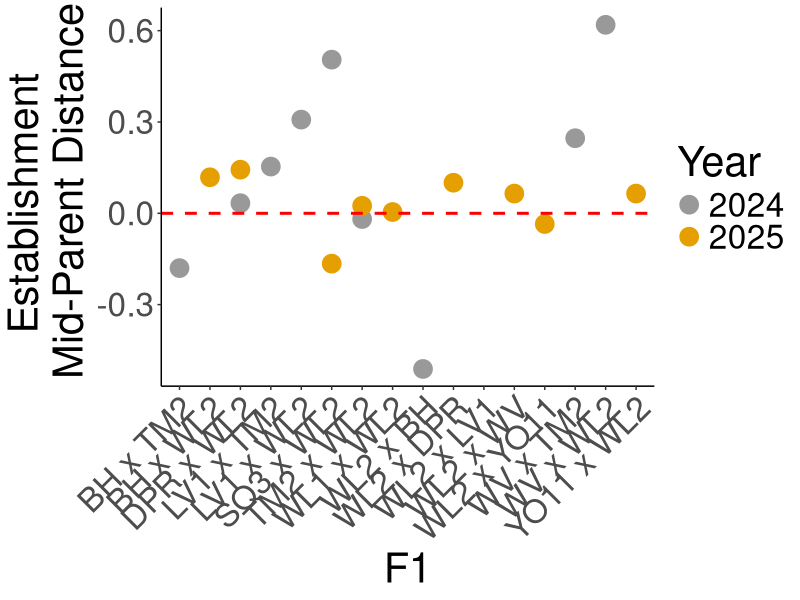
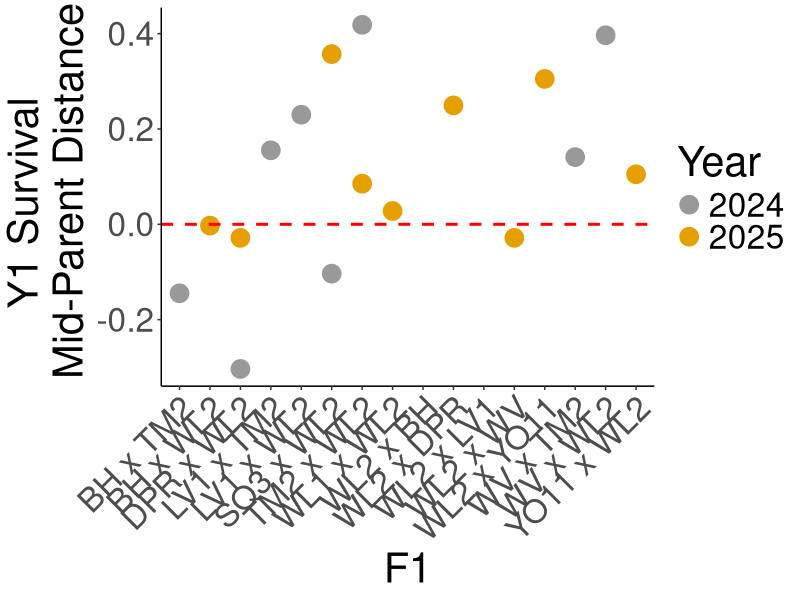
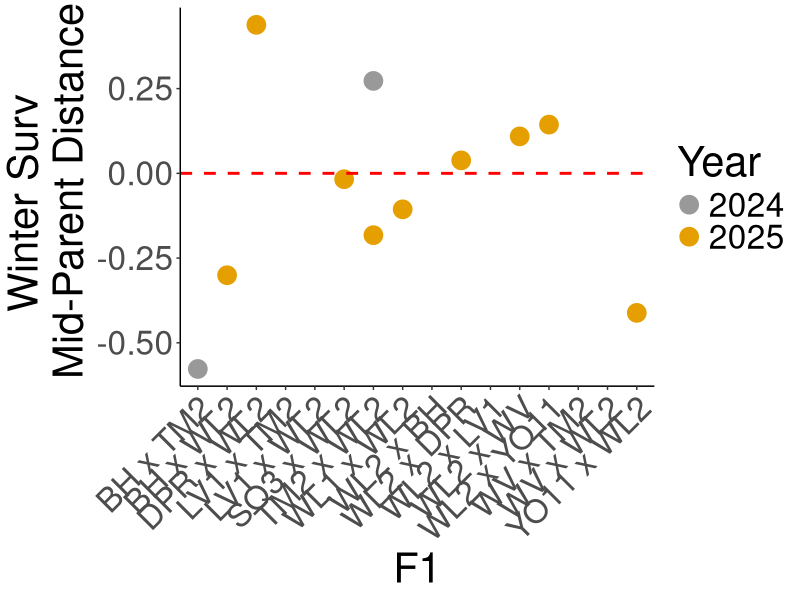
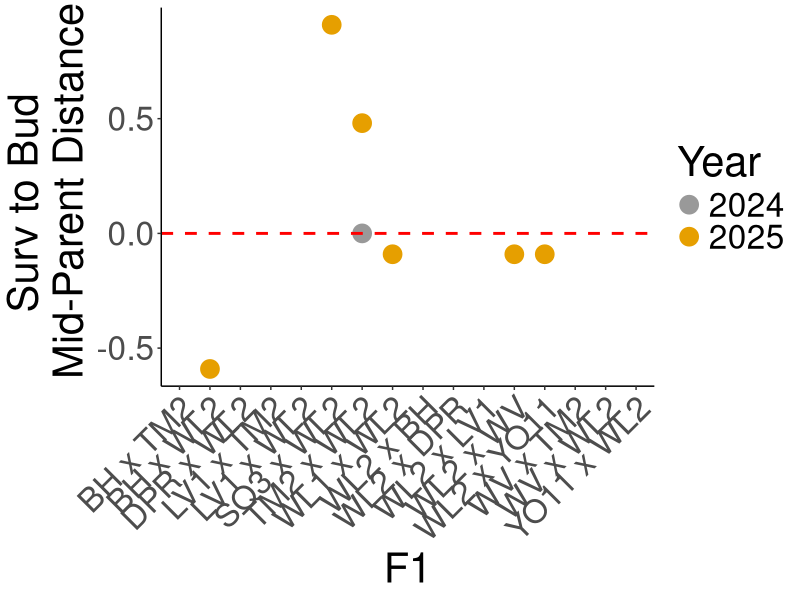
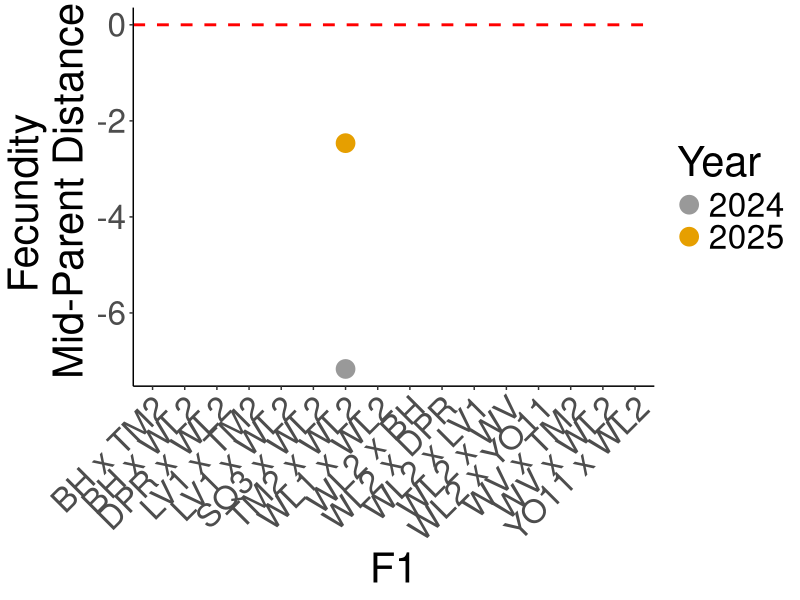
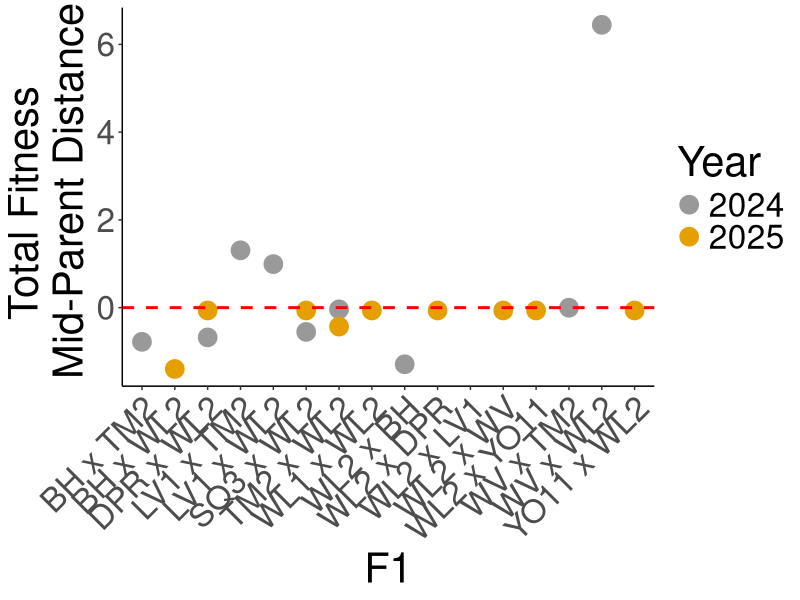
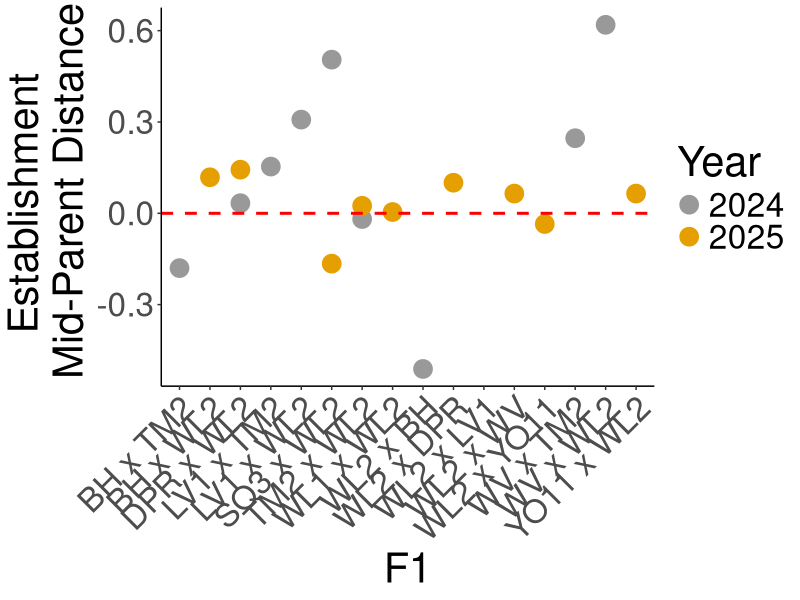
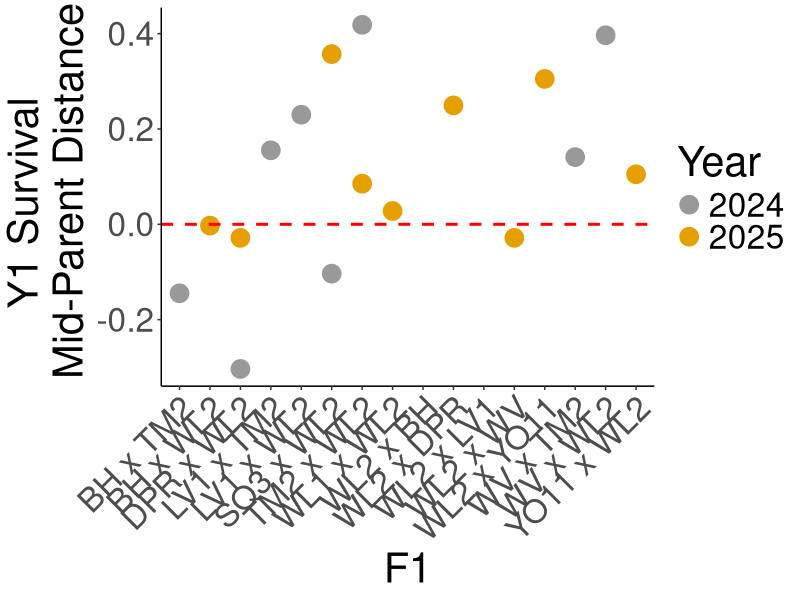

Generate these figures, in order, with R:
## ---- chunk 1
knitr::opts_chunk$set(echo = TRUE)
## ---- chunk 2
library(tidyverse)

cbPalette <- c("#999999", "#E69F00", "#56B4E9", "#009E73", "#F0E442", "#0072B2", "#D55E00", "#CC79A7")

sem <- function(x, na.rm=FALSE) {  #for calculating standard error
  sd(x,na.rm=na.rm)/sqrt(length(na.omit(x)))
} 
## ---- chunk 3
total_fit_2024 <- read_csv("../output/WL2_Traits/WL2_2024_AllFitness.csv") %>% 
  mutate(num.fruit=if_else(is.na(num.fruit) | num.fruit==0, NA, num.fruit)) %>%  #make num fruit, per-capita rep output (no 0s)
  rename(FruitsY2=num.fruit)

total_fit_2025 <- read_csv("../output/WL2_Traits/WL2_2025_AllFitness.csv")  %>% 
  mutate(FruitsY1=if_else(is.na(FruitsY1) | FruitsY1==0, NA, FruitsY1),
         FruitsY2=if_else(is.na(FruitsY2) | FruitsY2==0, NA, FruitsY2),
         TotalFruit=if_else(is.na(TotalFruit) | TotalFruit==0, NA, TotalFruit)) #make num fruit, per-capita rep output (no 0s)
## ---- chunk 4
total_fit_2024_summary <- total_fit_2024 %>% 
  rename(TotalFruit=FruitsY2) %>% 
  filter(Pop.Type!="F2") %>% 
  group_by(Pop.Type, pop) %>% 
  summarise(n=n(), meanEst=mean(Establishment, na.rm=TRUE), 
            meanY1Surv=mean(Y1Surv, na.rm=TRUE), 
            meanWintSurv=mean(WintSurv, na.rm=TRUE), 
            meanSurvtoBud=mean(SurvtoBud, na.rm=TRUE), 
            meanTotalFruit=mean(TotalFruit, na.rm=TRUE), 
            meanProbFruit=mean(ProbFruit, na.rm=TRUE), 
            meanTotalFit=mean(TotalFitness, na.rm=TRUE),
            semEst=sem(Establishment, na.rm=TRUE), 
            semY1Surv=sem(Y1Surv, na.rm=TRUE), 
            semWintSurv=sem(WintSurv, na.rm=TRUE), 
            semSurvtoBud=sem(SurvtoBud, na.rm=TRUE), 
            semTotalFruit=sem(TotalFruit, na.rm=TRUE), 
            semProbFruit=sem(ProbFruit, na.rm=TRUE), 
            semTotalFit=sem(TotalFitness, na.rm=TRUE)) %>% 
  filter(n>2) %>% 
  select(-n)
total_fit_2024_summary_parent1 <- total_fit_2024_summary %>% 
  filter(Pop.Type=="Parent") %>% 
  ungroup() %>% 
  select(-Pop.Type) %>% 
  rename_with(~ paste0(., "_Parent1"))
total_fit_2024_summary_parent2 <- total_fit_2024_summary %>% 
  filter(Pop.Type=="Parent") %>% 
  ungroup() %>% 
  select(-Pop.Type) %>% 
  rename_with(~ paste0(., "_Parent2"))

total_fit_2025_summary <- total_fit_2025 %>% 
  filter(Pop.Type!="F2") %>% 
  group_by(Pop.Type, pop.id) %>% 
  summarise(n=n(), meanEst=mean(Establishment, na.rm=TRUE), 
            meanY1Surv=mean(Y1Surv, na.rm=TRUE), 
            meanWintSurv=mean(WintSurv, na.rm=TRUE), 
            meanSurvtoBud=mean(SurvtoBud, na.rm=TRUE), 
            meanTotalFruit=mean(TotalFruit, na.rm=TRUE), 
            meanProbFruit=mean(ProbFruit, na.rm=TRUE), 
            meanTotalFit=mean(TotalFitness, na.rm=TRUE),
            semEst=sem(Establishment, na.rm=TRUE), 
            semY1Surv=sem(Y1Surv, na.rm=TRUE), 
            semWintSurv=sem(WintSurv, na.rm=TRUE), 
            semSurvtoBud=sem(SurvtoBud, na.rm=TRUE), 
            semTotalFruit=sem(TotalFruit, na.rm=TRUE), 
            semProbFruit=sem(ProbFruit, na.rm=TRUE), 
            semTotalFit=sem(TotalFitness, na.rm=TRUE)) %>% 
  filter(n>2) %>% 
  select(-n)
total_fit_2025_summary_parent1 <- total_fit_2025_summary %>% 
  filter(Pop.Type=="Parent") %>% 
  ungroup() %>% 
  select(-Pop.Type) %>% 
  rename_with(~ paste0(., "_Parent1"))
total_fit_2025_summary_parent2 <- total_fit_2025_summary %>% 
  filter(Pop.Type=="Parent") %>% 
  ungroup() %>% 
  select(-Pop.Type) %>% 
  rename_with(~ paste0(., "_Parent2"))
## ---- chunk 5
total_fit_2024_midparent_calcs <- total_fit_2024_summary %>% 
  filter(Pop.Type=="F1") %>% 
  separate(pop, c("Pop1", NA, "Pop2"), remove = FALSE) %>% 
  left_join(total_fit_2024_summary_parent1, by=join_by(Pop1==pop_Parent1)) %>% 
  left_join(total_fit_2024_summary_parent2, by=join_by(Pop2==pop_Parent2)) %>% 
  mutate(mid_parent_Est=(meanEst_Parent1+meanEst_Parent2)/2,
         mid_parent_Y1Surv=(meanY1Surv_Parent1+meanY1Surv_Parent2)/2,
         mid_parent_WintSurv=(meanWintSurv_Parent1+meanWintSurv_Parent2)/2,
         mid_parent_SurvtoBud=(meanSurvtoBud_Parent1+meanSurvtoBud_Parent2)/2,
         mid_parent_TotalFruit=(meanTotalFruit_Parent1+meanTotalFruit_Parent2)/2,
         mid_parent_ProbFruit=(meanProbFruit_Parent1+meanProbFruit_Parent2)/2,
         mid_parent_TotalFit=(meanTotalFit_Parent1+meanTotalFit_Parent2)/2) %>% 
  #standard error of the mean of two independent groups (midparent value) = 0.5 * sqrt(VarA/nA + VarB/nB):
  mutate(mid_parent_SE_Est=(semEst_Parent1+semEst_Parent2)/2, 
         mid_parent_SE_Y1Surv=(semY1Surv_Parent1+semY1Surv_Parent2)/2,
         mid_parent_SE_WintSurv=(semWintSurv_Parent1+semWintSurv_Parent2)/2,
         mid_parent_SE_SurvtoBud=(semSurvtoBud_Parent1+semSurvtoBud_Parent2)/2,
         mid_parent_SE_TotalFruit=(semTotalFruit_Parent1+semTotalFruit_Parent2)/2,
         mid_parent_SE_ProbFruit=(semProbFruit_Parent1+semProbFruit_Parent2)/2,
         mid_parent_SE_TotalFit=(semTotalFit_Parent1+semTotalFit_Parent2)/2) %>% 
  mutate(dist_Est=(meanEst-mid_parent_Est),
         dist_Y1Surv=(meanY1Surv-mid_parent_Y1Surv),
         dist_WintSurv=(meanWintSurv-mid_parent_WintSurv),
         dist_SurvtoBud=(meanSurvtoBud-mid_parent_SurvtoBud),
         dist_TotalFruit=(meanTotalFruit-mid_parent_TotalFruit),
         dist_ProbFruit=(meanProbFruit-mid_parent_ProbFruit),
         dist_TotalFit=(meanTotalFit-mid_parent_TotalFit)) %>% 
  mutate(Year="2024")

total_fit_2025_midparent_calcs <- total_fit_2025_summary %>% 
  filter(Pop.Type=="F1") %>% 
  separate(pop.id, c("Pop1", NA, "Pop2"), remove = FALSE) %>% 
  left_join(total_fit_2025_summary_parent1, by=join_by(Pop1==pop.id_Parent1)) %>% 
  left_join(total_fit_2025_summary_parent2, by=join_by(Pop2==pop.id_Parent2)) %>% 
  mutate(mid_parent_Est=(meanEst_Parent1+meanEst_Parent2)/2,
         mid_parent_Y1Surv=(meanY1Surv_Parent1+meanY1Surv_Parent2)/2,
         mid_parent_WintSurv=(meanWintSurv_Parent1+meanWintSurv_Parent2)/2,
         mid_parent_SurvtoBud=(meanSurvtoBud_Parent1+meanSurvtoBud_Parent2)/2,
         mid_parent_TotalFruit=(meanTotalFruit_Parent1+meanTotalFruit_Parent2)/2,
         mid_parent_ProbFruit=(meanProbFruit_Parent1+meanProbFruit_Parent2)/2,
         mid_parent_TotalFit=(meanTotalFit_Parent1+meanTotalFit_Parent2)/2)  %>% 
  mutate(mid_parent_SE_Est=(semEst_Parent1+semEst_Parent2)/2,
         mid_parent_SE_Y1Surv=(semY1Surv_Parent1+semY1Surv_Parent2)/2,
         mid_parent_SE_WintSurv=(semWintSurv_Parent1+semWintSurv_Parent2)/2,
         mid_parent_SE_SurvtoBud=(semSurvtoBud_Parent1+semSurvtoBud_Parent2)/2,
         mid_parent_SE_TotalFruit=(semTotalFruit_Parent1+semTotalFruit_Parent2)/2,
         mid_parent_SE_ProbFruit=(semProbFruit_Parent1+semProbFruit_Parent2)/2,
         mid_parent_SE_TotalFit=(semTotalFit_Parent1+semTotalFit_Parent2)/2) %>% 
  mutate(dist_Est=(meanEst-mid_parent_Est),
         dist_Y1Surv=(meanY1Surv-mid_parent_Y1Surv),
         dist_WintSurv=(meanWintSurv-mid_parent_WintSurv),
         dist_SurvtoBud=(meanSurvtoBud-mid_parent_SurvtoBud),
         dist_TotalFruit=(meanTotalFruit-mid_parent_TotalFruit),
         dist_ProbFruit=(meanProbFruit-mid_parent_ProbFruit),
         dist_TotalFit=(meanTotalFit-mid_parent_TotalFit)) %>% 
  mutate(Year="2025")
## ---- chunk 6
total_fit_2024_midparent_calcs %>% 
  rename(pop.id=pop) %>% 
  bind_rows(total_fit_2025_midparent_calcs) %>% 
  ggplot(aes(x=pop.id, y=dist_Est, colour = Year)) +
  geom_point(size=6) +
  theme_classic() +
  scale_color_manual(values = cbPalette) +
  geom_hline(yintercept = 0, color = "red", linetype = "dashed", linewidth = 1) +
  labs(x="F1", y="Establishment \n Mid-Parent Distance") +
  theme(text=element_text(size=30), axis.text.x = element_text(angle = 45, hjust = 1)) 
ggsave("../output/WL2_Traits/WL2_Est_MidParentDist.png", width = 12, height = 6, units = "in")
## ---- chunk 7
total_fit_2024_midparent_calcs %>% 
  rename(pop.id=pop) %>% 
  bind_rows(total_fit_2025_midparent_calcs) %>% 
  ggplot(aes(x=pop.id, y=dist_Y1Surv, colour = Year)) +
  geom_point(size=6) +
  theme_classic() +
  scale_color_manual(values = cbPalette) +
  geom_hline(yintercept = 0, color = "red", linetype = "dashed", linewidth = 1) +
  labs(x="F1", y="Y1 Survival \n Mid-Parent Distance") +
  theme(text=element_text(size=30), axis.text.x = element_text(angle = 45, hjust = 1)) 
ggsave("../output/WL2_Traits/WL2_Y1Surv_MidParentDist.png", width = 12, height = 6, units = "in")
## ---- chunk 8
total_fit_2024_midparent_calcs %>% 
  rename(pop.id=pop) %>% 
  bind_rows(total_fit_2025_midparent_calcs) %>% 
  ggplot(aes(x=pop.id, y=dist_WintSurv, colour = Year)) +
  geom_point(size=6) +
  theme_classic() +
  scale_color_manual(values = cbPalette) +
  geom_hline(yintercept = 0, color = "red", linetype = "dashed", linewidth = 1) +
  labs(x="F1", y="Winter Surv \n Mid-Parent Distance") +
  theme(text=element_text(size=30), axis.text.x = element_text(angle = 45, hjust = 1)) 
ggsave("../output/WL2_Traits/WL2_WintSurv_MidParentDist.png", width = 12, height = 6, units = "in")
## ---- chunk 9
total_fit_2024_midparent_calcs %>% 
  rename(pop.id=pop) %>% 
  bind_rows(total_fit_2025_midparent_calcs) %>% 
  ggplot(aes(x=pop.id, y=dist_SurvtoBud, colour = Year)) +
  geom_point(size=6) +
  theme_classic() +
  scale_color_manual(values = cbPalette) +
  geom_hline(yintercept = 0, color = "red", linetype = "dashed", linewidth = 1) +
  labs(x="F1", y="Surv to Bud \n Mid-Parent Distance") +
  theme(text=element_text(size=30), axis.text.x = element_text(angle = 45, hjust = 1)) 
ggsave("../output/WL2_Traits/WL2_SurvtoBud_MidParentDist.png", width = 12, height = 6, units = "in")
## ---- chunk 10
total_fit_2024_midparent_calcs %>% 
  rename(pop.id=pop) %>% 
  bind_rows(total_fit_2025_midparent_calcs) %>% 
  ggplot(aes(x=pop.id, y=dist_TotalFruit, colour = Year)) +
  geom_point(size=6) +
  theme_classic() +
  scale_color_manual(values = cbPalette) +
  geom_hline(yintercept = 0, color = "red", linetype = "dashed", linewidth = 1) +
  labs(x="F1", y="Fecundity \n Mid-Parent Distance") +
  theme(text=element_text(size=30), axis.text.x = element_text(angle = 45, hjust = 1)) 
ggsave("../output/WL2_Traits/WL2_TotalFruit_MidParentDist.png", width = 12, height = 6, units = "in")
## ---- chunk 11
total_fit_2024_midparent_calcs %>% 
  rename(pop.id=pop) %>% 
  bind_rows(total_fit_2025_midparent_calcs) %>% 
  ggplot(aes(x=pop.id, y=dist_TotalFit, colour = Year)) +
  geom_point(size=6) +
  theme_classic() +
  scale_color_manual(values = cbPalette) +
  geom_hline(yintercept = 0, color = "red", linetype = "dashed", linewidth = 1) +
  labs(x="F1", y="Total Fitness \n Mid-Parent Distance") +
  theme(text=element_text(size=30), axis.text.x = element_text(angle = 45, hjust = 1)) 
ggsave("../output/WL2_Traits/WL2_TotalFit_MidParentDist.png", width = 12, height = 6, units = "in")
## ---- chunk 12
names(total_fit_2024_midparent_calcs)
names(total_fit_2025_midparent_calcs)

ttest_2024 <- total_fit_2024_midparent_calcs %>% 
  mutate(t_Est=(meanEst-mid_parent_Est)/(semEst+mid_parent_SE_Est)) %>% 
  select(Year, Pop.Type:semTotalFit,mid_parent_Est:mid_parent_SE_TotalFit, t_Est)
ttest_2024

ttest_2024 %>% select(pop, meanEst, semEst, mid_parent_Est, mid_parent_SE_Est, t_Est)

sample_sizes <- total_fit_2024 %>% 
  group_by(Pop.Type, pop) %>% 
  summarise(n_Est=sum(!is.na(Establishment)))

sample_sizes %>% filter(str_detect(pop, "BH|WL2"))
#based on df of 117 (4+21+94-2), WL2 x BH shows significant negative heterosis
